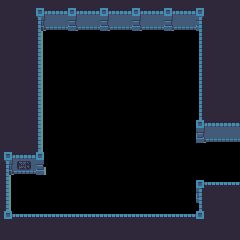

Below is a game level as drawn by its tile map, then a one-line description and the .tmx that defines it (tile-layer data replaced by summaries):
An orthogonal 15x15 tile map with 16x16 px tiles, 1 tile layer (Tiles) and 60 objects (Lever 1, Lever 2, Lever 3, Lever 4, Lever for main hall, ...).

<map version="1.0" orientation="orthogonal" width="15" height="15" tilewidth="16" tileheight="16">
 <tileset firstgid="1" name="tiles" tilewidth="16" tileheight="16">
  <image source="../tilesets/tiles.png" width="96" height="144" />
 </tileset>
 <layer name="Tiles" width="15" height="15">
  <data>[225 cells, 116 non-empty, 21 distinct tile ids]</data>
 </layer>
 <objectgroup name="Objects" width="0" height="0">
  <object name="Lever 1" x="64" y="160" width="16" height="16" />
  <object name="Lever 2" x="96" y="160" width="16" height="16" />
  <object name="Lever 3" x="128" y="160" width="16" height="16" />
  <object name="Lever 4" x="160" y="160" width="16" height="16" />
  <object name="Lever for main hall" x="112" y="32" width="16" height="16" />
  <object name="Trouve le bon chemin pour reveler la lumière divine" x="16" y="160" width="16" height="16" />
  <object name="Spike 11" x="48" y="48" width="16" height="16" />
  <object name="Spike 12" x="64" y="48" width="16" height="16" />
  <object name="Spike 13" x="80" y="48" width="16" height="16" />
  <object name="Spike 14" x="96" y="48" width="16" height="16" />
  <object name="Spike 15" x="112" y="48" width="16" height="16" />
  <object name="Spike 16" x="128" y="48" width="16" height="16" />
  <object name="Spike 17" x="144" y="48" width="16" height="16" />
  <object name="Spike 18" x="160" y="48" width="16" height="16" />
  <object name="Spike 19" x="176" y="48" width="16" height="16" />
  <object name="Spike 29" x="176" y="64" width="16" height="16" />
  <object name="Spike 28" x="160" y="64" width="16" height="16" />
  <object name="Spike 27" x="144" y="64" width="16" height="16" />
  <object name="Spike 26" x="128" y="64" width="16" height="16" />
  <object name="Spike 25" x="112" y="64" width="16" height="16" />
  <object name="Spike 24" x="96" y="64" width="16" height="16" />
  <object name="Spike 23" x="80" y="64" width="16" height="16" />
  <object name="Spike 22" x="64" y="64" width="16" height="16" />
  <object name="Spike 21" x="48" y="64" width="16" height="16" />
  <object name="Spike 31" x="48" y="80" width="16" height="16" />
  <object name="Spike 32" x="64" y="80" width="16" height="16" />
  <object name="Spike 33" x="80" y="80" width="16" height="16" />
  <object name="Spike 34" x="96" y="80" width="16" height="16" />
  <object name="Spike 35" x="112" y="80" width="16" height="16" />
  <object name="Spike 36" x="128" y="80" width="16" height="16" />
  <object name="Spike 37" x="144" y="80" width="16" height="16" />
  <object name="Spike 38" x="160" y="80" width="16" height="16" />
  <object name="Spike 39" x="176" y="80" width="16" height="16" />
  <object name="Spike 49" x="176" y="96" width="16" height="16" />
  <object name="Spike 47" x="144" y="96" width="16" height="16" />
  <object name="Spike 48" x="160" y="96" width="16" height="16" />
  <object name="Spike 46" x="128" y="96" width="16" height="16" />
  <object name="Spike 45" x="112" y="96" width="16" height="16" />
  <object name="Spike 44" x="96" y="96" width="16" height="16" />
  <object name="Spike 43" x="80" y="96" width="16" height="16" />
  <object name="Spike 42" x="64" y="96" width="16" height="16" />
  <object name="Spike 41" x="48" y="96" width="16" height="16" />
  <object name="Spike 51" x="48" y="112" width="16" height="16" />
  <object name="Spike 52" x="64" y="112" width="16" height="16" />
  <object name="Spike 53" x="80" y="112" width="16" height="16" />
  <object name="Spike 54" x="96" y="112" width="16" height="16" />
  <object name="Spike 55" x="112" y="112" width="16" height="16" />
  <object name="Spike 57" x="144" y="112" width="16" height="16" />
  <object name="Spike 56" x="128" y="112" width="16" height="16" />
  <object name="Spike 58" x="160" y="112" width="16" height="16" />
  <object name="Spike 59" x="176" y="112" width="16" height="16" />
  <object name="Spike 69" x="176" y="128" width="16" height="16" />
  <object name="Spike 68" x="160" y="128" width="16" height="16" />
  <object name="Spike 67" x="144" y="128" width="16" height="16" />
  <object name="Spike 66" x="128" y="128" width="16" height="16" />
  <object name="Spike 65" x="112" y="128" width="16" height="16" />
  <object name="Spike 64" x="96" y="128" width="16" height="16" />
  <object name="Spike 63" x="80" y="128" width="16" height="16" />
  <object name="Spike 62" x="64" y="128" width="16" height="16" />
  <object name="Spike 61" x="48" y="128" width="16" height="16" />
 </objectgroup>
</map>
